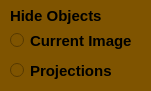
                   <widget class="QFrame" name="frame_43">
                    <property name="geometry">
                     <rect>
                      <x>10</x>
                      <y>150</y>
                      <width>151</width>
                      <height>91</height>
                     </rect>
                    </property>
                    <property name="styleSheet">
                     <string notr="true">background-color: rgb(127, 84, 0);border-radius:10px;</string>
                    </property>
                    <property name="frameShape">
                     <enum>QFrame::Shape::StyledPanel</enum>
                    </property>
                    <property name="frameShadow">
                     <enum>QFrame::Shadow::Raised</enum>
                    </property>
                    <widget class="QRadioButton" name="picking_hide">
                     <property name="geometry">
                      <rect>
                       <x>10</x>
                       <y>30</y>
                       <width>135</width>
                       <height>21</height>
                      </rect>
                     </property>
                     <property name="font">
                      <font>
                       <family>Segoe UI</family>
                       <pointsize>11</pointsize>
                       <bold>true</bold>
                      </font>
                     </property>
                     <property name="focusPolicy">
                      <enum>Qt::FocusPolicy::NoFocus</enum>
                     </property>
                     <property name="text">
                      <string notr="true">Current Image</string>
                     </property>
                     <property name="autoExclusive">
                      <bool>false</bool>
                     </property>
                    </widget>
                    <widget class="QRadioButton" name="picking_hide_projections">
                     <property name="geometry">
                      <rect>
                       <x>10</x>
                       <y>60</y>
                       <width>135</width>
                       <height>21</height>
                      </rect>
                     </property>
                     <property name="font">
                      <font>
                       <family>Segoe UI</family>
                       <pointsize>11</pointsize>
                       <bold>true</bold>
                      </font>
                     </property>
                     <property name="focusPolicy">
                      <enum>Qt::FocusPolicy::NoFocus</enum>
                     </property>
                     <property name="text">
                      <string notr="true">Projections</string>
                     </property>
                     <property name="autoExclusive">
                      <bool>false</bool>
                     </property>
                    </widget>
                    <widget class="QLabel" name="label_24">
                     <property name="geometry">
                      <rect>
                       <x>10</x>
                       <y>6</y>
                       <width>121</width>
                       <height>20</height>
                      </rect>
                     </property>
                     <property name="font">
                      <font>
                       <pointsize>11</pointsize>
                       <bold>true</bold>
                      </font>
                     </property>
                     <property name="text">
                      <string>Hide Objects</string>
                     </property>
                    </widget>
                   </widget>
